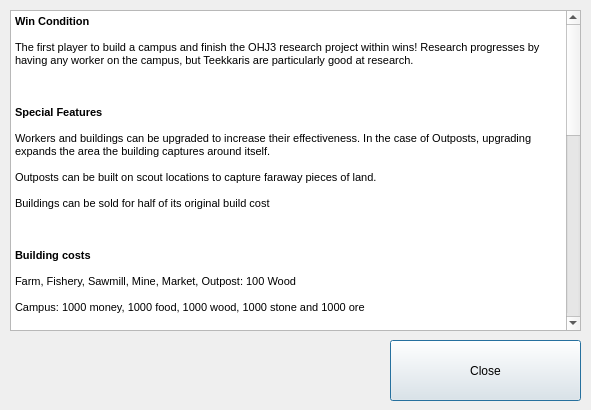
<?xml version="1.0" encoding="UTF-8"?>
<ui version="4.0">
 <class>InstructionDialog</class>
 <widget class="QDialog" name="InstructionDialog">
  <property name="geometry">
   <rect>
    <x>0</x>
    <y>0</y>
    <width>591</width>
    <height>410</height>
   </rect>
  </property>
  <property name="windowTitle">
   <string>Dialog</string>
  </property>
  <widget class="QPushButton" name="closeBtn">
   <property name="geometry">
    <rect>
     <x>390</x>
     <y>340</y>
     <width>191</width>
     <height>61</height>
    </rect>
   </property>
   <property name="text">
    <string>Close</string>
   </property>
  </widget>
  <widget class="QTextBrowser" name="instructionBrowser">
   <property name="geometry">
    <rect>
     <x>10</x>
     <y>10</y>
     <width>571</width>
     <height>321</height>
    </rect>
   </property>
   <property name="html">
    <string>&lt;!DOCTYPE HTML PUBLIC &quot;-//W3C//DTD HTML 4.0//EN&quot; &quot;http://www.w3.org/TR/REC-html40/strict.dtd&quot;&gt;
&lt;html&gt;&lt;head&gt;&lt;meta name=&quot;qrichtext&quot; content=&quot;1&quot; /&gt;&lt;style type=&quot;text/css&quot;&gt;
p, li { white-space: pre-wrap; }
&lt;/style&gt;&lt;/head&gt;&lt;body style=&quot; font-family:'MS Shell Dlg 2'; font-size:8.25pt; font-weight:400; font-style:normal;&quot;&gt;
&lt;p style=&quot; margin-top:0px; margin-bottom:0px; margin-left:0px; margin-right:0px; -qt-block-indent:0; text-indent:0px;&quot;&gt;&lt;span style=&quot; font-weight:600;&quot;&gt;Win Condition &lt;/span&gt;&lt;/p&gt;
&lt;p style=&quot;-qt-paragraph-type:empty; margin-top:0px; margin-bottom:0px; margin-left:0px; margin-right:0px; -qt-block-indent:0; text-indent:0px;&quot;&gt;&lt;br /&gt;&lt;/p&gt;
&lt;p style=&quot; margin-top:0px; margin-bottom:0px; margin-left:0px; margin-right:0px; -qt-block-indent:0; text-indent:0px;&quot;&gt;The first player to build a campus and finish the OHJ3 research project within wins! Research progresses by having any worker on the campus, but Teekkaris are particularly good at research. &lt;/p&gt;
&lt;p style=&quot;-qt-paragraph-type:empty; margin-top:0px; margin-bottom:0px; margin-left:0px; margin-right:0px; -qt-block-indent:0; text-indent:0px;&quot;&gt;&lt;br /&gt;&lt;/p&gt;
&lt;p style=&quot; margin-top:0px; margin-bottom:0px; margin-left:0px; margin-right:0px; -qt-block-indent:0; text-indent:0px;&quot;&gt; &lt;/p&gt;
&lt;p style=&quot;-qt-paragraph-type:empty; margin-top:0px; margin-bottom:0px; margin-left:0px; margin-right:0px; -qt-block-indent:0; text-indent:0px;&quot;&gt;&lt;br /&gt;&lt;/p&gt;
&lt;p style=&quot; margin-top:0px; margin-bottom:0px; margin-left:0px; margin-right:0px; -qt-block-indent:0; text-indent:0px;&quot;&gt;&lt;span style=&quot; font-weight:600;&quot;&gt;Special Features &lt;/span&gt;&lt;/p&gt;
&lt;p style=&quot;-qt-paragraph-type:empty; margin-top:0px; margin-bottom:0px; margin-left:0px; margin-right:0px; -qt-block-indent:0; text-indent:0px;&quot;&gt;&lt;br /&gt;&lt;/p&gt;
&lt;p style=&quot; margin-top:0px; margin-bottom:0px; margin-left:0px; margin-right:0px; -qt-block-indent:0; text-indent:0px;&quot;&gt;Workers and buildings can be upgraded to increase their effectiveness. In the case of Outposts, upgrading expands the area the building captures around itself.  &lt;/p&gt;
&lt;p style=&quot;-qt-paragraph-type:empty; margin-top:0px; margin-bottom:0px; margin-left:0px; margin-right:0px; -qt-block-indent:0; text-indent:0px;&quot;&gt;&lt;br /&gt;&lt;/p&gt;
&lt;p style=&quot; margin-top:0px; margin-bottom:0px; margin-left:0px; margin-right:0px; -qt-block-indent:0; text-indent:0px;&quot;&gt;Outposts can be built on scout locations to capture faraway pieces of land. &lt;/p&gt;
&lt;p style=&quot;-qt-paragraph-type:empty; margin-top:0px; margin-bottom:0px; margin-left:0px; margin-right:0px; -qt-block-indent:0; text-indent:0px;&quot;&gt;&lt;br /&gt;&lt;/p&gt;
&lt;p style=&quot; margin-top:0px; margin-bottom:0px; margin-left:0px; margin-right:0px; -qt-block-indent:0; text-indent:0px;&quot;&gt;Buildings can be sold for half of its original build cost &lt;/p&gt;
&lt;p style=&quot;-qt-paragraph-type:empty; margin-top:0px; margin-bottom:0px; margin-left:0px; margin-right:0px; -qt-block-indent:0; text-indent:0px;&quot;&gt;&lt;br /&gt;&lt;/p&gt;
&lt;p style=&quot; margin-top:0px; margin-bottom:0px; margin-left:0px; margin-right:0px; -qt-block-indent:0; text-indent:0px;&quot;&gt; &lt;/p&gt;
&lt;p style=&quot;-qt-paragraph-type:empty; margin-top:0px; margin-bottom:0px; margin-left:0px; margin-right:0px; -qt-block-indent:0; text-indent:0px;&quot;&gt;&lt;br /&gt;&lt;/p&gt;
&lt;p style=&quot; margin-top:0px; margin-bottom:0px; margin-left:0px; margin-right:0px; -qt-block-indent:0; text-indent:0px;&quot;&gt;&lt;span style=&quot; font-weight:600;&quot;&gt;Building costs &lt;/span&gt;&lt;/p&gt;
&lt;p style=&quot;-qt-paragraph-type:empty; margin-top:0px; margin-bottom:0px; margin-left:0px; margin-right:0px; -qt-block-indent:0; text-indent:0px;&quot;&gt;&lt;br /&gt;&lt;/p&gt;
&lt;p style=&quot; margin-top:0px; margin-bottom:0px; margin-left:0px; margin-right:0px; -qt-block-indent:0; text-indent:0px;&quot;&gt;Farm, Fishery, Sawmill, Mine, Market, Outpost: 100 Wood &lt;/p&gt;
&lt;p style=&quot;-qt-paragraph-type:empty; margin-top:0px; margin-bottom:0px; margin-left:0px; margin-right:0px; -qt-block-indent:0; text-indent:0px;&quot;&gt;&lt;br /&gt;&lt;/p&gt;
&lt;p style=&quot; margin-top:0px; margin-bottom:0px; margin-left:0px; margin-right:0px; -qt-block-indent:0; text-indent:0px;&quot;&gt;Campus: 1000 money, 1000 food, 1000 wood, 1000 stone and 1000 ore &lt;/p&gt;
&lt;p style=&quot;-qt-paragraph-type:empty; margin-top:0px; margin-bottom:0px; margin-left:0px; margin-right:0px; -qt-block-indent:0; text-indent:0px;&quot;&gt;&lt;br /&gt;&lt;/p&gt;
&lt;p style=&quot; margin-top:0px; margin-bottom:0px; margin-left:0px; margin-right:0px; -qt-block-indent:0; text-indent:0px;&quot;&gt; &lt;/p&gt;
&lt;p style=&quot;-qt-paragraph-type:empty; margin-top:0px; margin-bottom:0px; margin-left:0px; margin-right:0px; -qt-block-indent:0; text-indent:0px;&quot;&gt;&lt;br /&gt;&lt;/p&gt;
&lt;p style=&quot; margin-top:0px; margin-bottom:0px; margin-left:0px; margin-right:0px; -qt-block-indent:0; text-indent:0px;&quot;&gt;&lt;span style=&quot; font-weight:600;&quot;&gt;Building upgrades &lt;/span&gt;&lt;/p&gt;
&lt;p style=&quot;-qt-paragraph-type:empty; margin-top:0px; margin-bottom:0px; margin-left:0px; margin-right:0px; -qt-block-indent:0; text-indent:0px;&quot;&gt;&lt;br /&gt;&lt;/p&gt;
&lt;p style=&quot; margin-top:0px; margin-bottom:0px; margin-left:0px; margin-right:0px; -qt-block-indent:0; text-indent:0px;&quot;&gt;Upgrades to tier 2: 100 money, 100 stone &lt;/p&gt;
&lt;p style=&quot;-qt-paragraph-type:empty; margin-top:0px; margin-bottom:0px; margin-left:0px; margin-right:0px; -qt-block-indent:0; text-indent:0px;&quot;&gt;&lt;br /&gt;&lt;/p&gt;
&lt;p style=&quot; margin-top:0px; margin-bottom:0px; margin-left:0px; margin-right:0px; -qt-block-indent:0; text-indent:0px;&quot;&gt;Upgrades to tier 3: 400 money, 100 ore &lt;/p&gt;
&lt;p style=&quot;-qt-paragraph-type:empty; margin-top:0px; margin-bottom:0px; margin-left:0px; margin-right:0px; -qt-block-indent:0; text-indent:0px;&quot;&gt;&lt;br /&gt;&lt;/p&gt;
&lt;p style=&quot; margin-top:0px; margin-bottom:0px; margin-left:0px; margin-right:0px; -qt-block-indent:0; text-indent:0px;&quot;&gt;  &lt;/p&gt;
&lt;p style=&quot;-qt-paragraph-type:empty; margin-top:0px; margin-bottom:0px; margin-left:0px; margin-right:0px; -qt-block-indent:0; text-indent:0px;&quot;&gt;&lt;br /&gt;&lt;/p&gt;
&lt;p style=&quot; margin-top:0px; margin-bottom:0px; margin-left:0px; margin-right:0px; -qt-block-indent:0; text-indent:0px;&quot;&gt;&lt;span style=&quot; font-weight:600;&quot;&gt;Unit costs &lt;/span&gt;&lt;/p&gt;
&lt;p style=&quot;-qt-paragraph-type:empty; margin-top:0px; margin-bottom:0px; margin-left:0px; margin-right:0px; -qt-block-indent:0; text-indent:0px;&quot;&gt;&lt;br /&gt;&lt;/p&gt;
&lt;p style=&quot; margin-top:0px; margin-bottom:0px; margin-left:0px; margin-right:0px; -qt-block-indent:0; text-indent:0px;&quot;&gt;Worker: 100 food &lt;/p&gt;
&lt;p style=&quot;-qt-paragraph-type:empty; margin-top:0px; margin-bottom:0px; margin-left:0px; margin-right:0px; -qt-block-indent:0; text-indent:0px;&quot;&gt;&lt;br /&gt;&lt;/p&gt;
&lt;p style=&quot; margin-top:0px; margin-bottom:0px; margin-left:0px; margin-right:0px; -qt-block-indent:0; text-indent:0px;&quot;&gt;Scout: 100 money, 100 food &lt;/p&gt;
&lt;p style=&quot;-qt-paragraph-type:empty; margin-top:0px; margin-bottom:0px; margin-left:0px; margin-right:0px; -qt-block-indent:0; text-indent:0px;&quot;&gt;&lt;br /&gt;&lt;/p&gt;
&lt;p style=&quot; margin-top:0px; margin-bottom:0px; margin-left:0px; margin-right:0px; -qt-block-indent:0; text-indent:0px;&quot;&gt;  &lt;/p&gt;
&lt;p style=&quot;-qt-paragraph-type:empty; margin-top:0px; margin-bottom:0px; margin-left:0px; margin-right:0px; -qt-block-indent:0; text-indent:0px;&quot;&gt;&lt;br /&gt;&lt;/p&gt;
&lt;p style=&quot; margin-top:0px; margin-bottom:0px; margin-left:0px; margin-right:0px; -qt-block-indent:0; text-indent:0px;&quot;&gt;&lt;span style=&quot; font-weight:600;&quot;&gt;Unit upgrades &lt;/span&gt;&lt;/p&gt;
&lt;p style=&quot;-qt-paragraph-type:empty; margin-top:0px; margin-bottom:0px; margin-left:0px; margin-right:0px; -qt-block-indent:0; text-indent:0px;&quot;&gt;&lt;br /&gt;&lt;/p&gt;
&lt;p style=&quot; margin-top:0px; margin-bottom:0px; margin-left:0px; margin-right:0px; -qt-block-indent:0; text-indent:0px;&quot;&gt;Farmer, Lumberjack, Miner, Merchant: 200 money, 100 food &lt;/p&gt;
&lt;p style=&quot;-qt-paragraph-type:empty; margin-top:0px; margin-bottom:0px; margin-left:0px; margin-right:0px; -qt-block-indent:0; text-indent:0px;&quot;&gt;&lt;br /&gt;&lt;/p&gt;
&lt;p style=&quot; margin-top:0px; margin-bottom:0px; margin-left:0px; margin-right:0px; -qt-block-indent:0; text-indent:0px;&quot;&gt;Teekkari: 1000 money, 100 food &lt;/p&gt;
&lt;p style=&quot;-qt-paragraph-type:empty; margin-top:0px; margin-bottom:0px; margin-left:0px; margin-right:0px; -qt-block-indent:0; text-indent:0px;&quot;&gt;&lt;br /&gt;&lt;/p&gt;
&lt;p style=&quot; margin-top:0px; margin-bottom:0px; margin-left:0px; margin-right:0px; -qt-block-indent:0; text-indent:0px;&quot;&gt;  &lt;/p&gt;
&lt;p style=&quot;-qt-paragraph-type:empty; margin-top:0px; margin-bottom:0px; margin-left:0px; margin-right:0px; -qt-block-indent:0; text-indent:0px;&quot;&gt;&lt;br /&gt;&lt;/p&gt;
&lt;p style=&quot; margin-top:0px; margin-bottom:0px; margin-left:0px; margin-right:0px; -qt-block-indent:0; text-indent:0px;&quot;&gt;&lt;span style=&quot; font-weight:600;&quot;&gt;How to earn resources &lt;/span&gt;&lt;/p&gt;
&lt;p style=&quot;-qt-paragraph-type:empty; margin-top:0px; margin-bottom:0px; margin-left:0px; margin-right:0px; -qt-block-indent:0; text-indent:0px;&quot;&gt;&lt;br /&gt;&lt;/p&gt;
&lt;p style=&quot; margin-top:0px; margin-bottom:0px; margin-left:0px; margin-right:0px; -qt-block-indent:0; text-indent:0px;&quot;&gt;Tiles and buildings only generate resources if they have workers on them. Each building and worker specialization focuses on one particular resource type. Specialized units are twice as effective for their particular focus, but only half as good for everything else. Each building upgrade tier roughly doubles the materials earned from that tile. &lt;/p&gt;
&lt;p style=&quot;-qt-paragraph-type:empty; margin-top:0px; margin-bottom:0px; margin-left:0px; margin-right:0px; -qt-block-indent:0; text-indent:0px;&quot;&gt;&lt;br /&gt;&lt;/p&gt;
&lt;p style=&quot; margin-top:0px; margin-bottom:0px; margin-left:0px; margin-right:0px; -qt-block-indent:0; text-indent:0px;&quot;&gt;Farm &amp;amp; Fishery &amp;amp; Farmer = food &lt;/p&gt;
&lt;p style=&quot;-qt-paragraph-type:empty; margin-top:0px; margin-bottom:0px; margin-left:0px; margin-right:0px; -qt-block-indent:0; text-indent:0px;&quot;&gt;&lt;br /&gt;&lt;/p&gt;
&lt;p style=&quot; margin-top:0px; margin-bottom:0px; margin-left:0px; margin-right:0px; -qt-block-indent:0; text-indent:0px;&quot;&gt;Market &amp;amp; Merchant = money &lt;/p&gt;
&lt;p style=&quot;-qt-paragraph-type:empty; margin-top:0px; margin-bottom:0px; margin-left:0px; margin-right:0px; -qt-block-indent:0; text-indent:0px;&quot;&gt;&lt;br /&gt;&lt;/p&gt;
&lt;p style=&quot; margin-top:0px; margin-bottom:0px; margin-left:0px; margin-right:0px; -qt-block-indent:0; text-indent:0px;&quot;&gt;Sawmill &amp;amp; Lumberjack = wood &lt;/p&gt;
&lt;p style=&quot;-qt-paragraph-type:empty; margin-top:0px; margin-bottom:0px; margin-left:0px; margin-right:0px; -qt-block-indent:0; text-indent:0px;&quot;&gt;&lt;br /&gt;&lt;/p&gt;
&lt;p style=&quot; margin-top:0px; margin-bottom:0px; margin-left:0px; margin-right:0px; -qt-block-indent:0; text-indent:0px;&quot;&gt;Mine &amp;amp; Miner = stone &amp;amp; ore &lt;/p&gt;&lt;/body&gt;&lt;/html&gt;</string>
   </property>
  </widget>
 </widget>
 <resources/>
 <connections>
  <connection>
   <sender>closeBtn</sender>
   <signal>clicked()</signal>
   <receiver>InstructionDialog</receiver>
   <slot>accept()</slot>
   <hints>
    <hint type="sourcelabel">
     <x>428</x>
     <y>377</y>
    </hint>
    <hint type="destinationlabel">
     <x>334</x>
     <y>374</y>
    </hint>
   </hints>
  </connection>
 </connections>
</ui>
